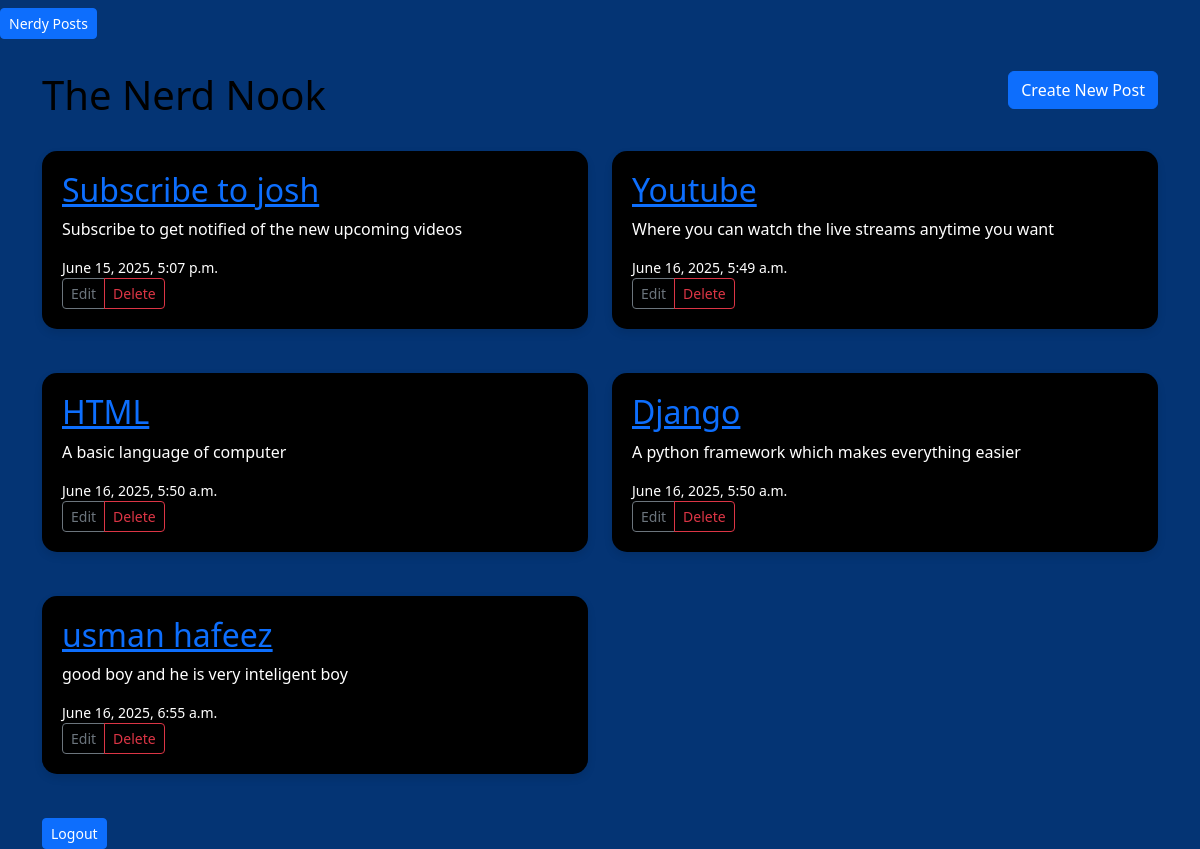
The app's page / (signed in) with its own data.
### blog/models.py (models this page shows, shortened)
class Post(models.Model):
    title = models.CharField(max_length=250)
    content = models.TextField()
    created_at = models.DateTimeField(auto_now_add=True)

### blog/views.py (the view)
# urls.py: path("", views.home, name="home"),
@login_required
def home(request):
    posts = Post.objects.all()
    return render(request, "blog/home.html", {"posts": posts})

### blog/templates/blog/home.html (shortened to what this page needs)
{% extends "blog/base.html" %}
{% block content %}
<div class="row mb-4">
    <div class="col">
        <h1 class="display-8 nerdnook">The Nerd Nook</h1>
    </div>
    <div class="col text-end">
        <a href="{% url 'post-create' %}" class="btn btn-primary">Create New Post</a>
    </div>
</div>
<div class="row">
    {% for post in posts %}
    <div class="col-md-6  mb-4">
        <div class="content-section">
            <h2>
                <a href="{% url 'post-detail' post.pk %}">{{ post.title }}</a>
            </h2>
            <p class="text-white">{{ post.content}}</p>
            <div>
                <small class="d-flex justify-content-between align-items-center text-white">{{post.created_at}}</small>
                <div class="btn-group">
                    <a href="{% url 'post-update' post.pk %}" class="btn btn-sm btn-outline-secondary">Edit</a>
                    <a href="{% url 'post-delete' post.pk %}" class="btn btn-sm btn-outline-danger">Delete</a>
                </div>
            </div>
        </div>
    </div>
    {% endfor %}
</div>
<div>
    <form method="post" action="{% url 'logout' %}">
    <button type="submit" class="btn btn-sm btn-primary">Logout</button>
</form>
</div>
{% endblock %}

### blog/templates/blog/base.html (style rules this page uses)
body { background-color: #043474; }
.content-section { background: rgb(0, 0, 0); padding: 20px; border-radius: 15px; box-shadow: 0 4px 8px rgba(0, 0, 0, 0.1); margin-bottom: 20px; }
.nerdnook { color:black; }

### records on screen
Post: title "Subscribe to josh", content "Subscribe to get notified of the new upcoming videos", created_at "June 15, 2025, 5:07 p.m."
Post: title "Youtube", content "Where you can watch the live streams anytime you want", created_at "June 16, 2025, 5:49 a.m."
Post: title "HTML", content "A basic language of computer", created_at "June 16, 2025, 5:50 a.m."
Post: title "Django", content "A python framework which makes everything easier", created_at "June 16, 2025, 5:50 a.m."
Post: title "usman hafeez", content "good boy and he is very inteligent boy", created_at "June 16, 2025, 6:55 a.m."
